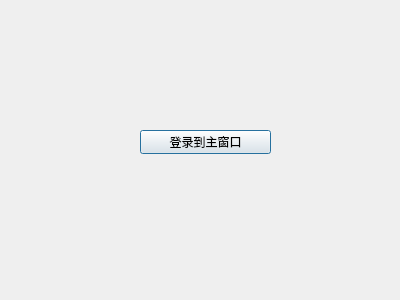
<?xml version="1.0" encoding="UTF-8"?>
<ui version="4.0">
 <class>loginDlg</class>
 <widget class="QDialog" name="loginDlg">
  <property name="geometry">
   <rect>
    <x>0</x>
    <y>0</y>
    <width>400</width>
    <height>300</height>
   </rect>
  </property>
  <property name="windowTitle">
   <string>Dialog</string>
  </property>
  <widget class="QPushButton" name="pushButton">
   <property name="geometry">
    <rect>
     <x>140</x>
     <y>130</y>
     <width>131</width>
     <height>24</height>
    </rect>
   </property>
   <property name="text">
    <string>登录到主窗口</string>
   </property>
  </widget>
 </widget>
 <resources/>
 <connections>
  <connection>
   <sender>pushButton</sender>
   <signal>clicked()</signal>
   <receiver>loginDlg</receiver>
   <slot>accept()</slot>
   <hints>
    <hint type="sourcelabel">
     <x>183</x>
     <y>133</y>
    </hint>
    <hint type="destinationlabel">
     <x>285</x>
     <y>65</y>
    </hint>
   </hints>
  </connection>
 </connections>
</ui>
